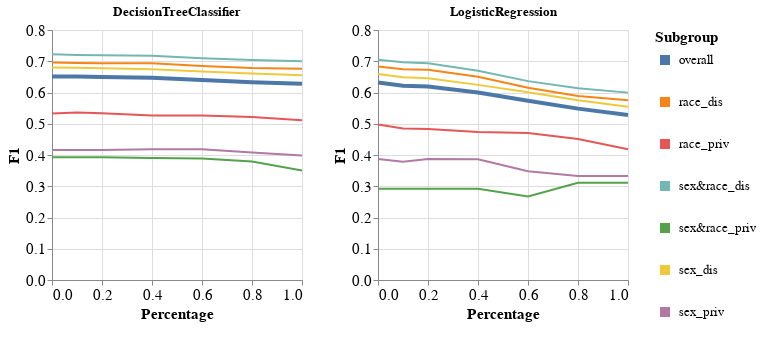

The notebook cell this image was saved under:
### Code cell
visualizer.create_subgroups_grid_pct_lines_per_model_plot(subgroup_metric='F1',
                                                          target_preprocessing_technique=PREPROCESSING_TECHNIQUES[0],
                                                          model_names=MODEL_NAMES)

### Figure 1 — Vega-Lite specification as saved in the notebook (floating-point values rounded to 4 significant figures)
{"config": {"view": {"continuousWidth": 400, "continuousHeight": 300}, "axis": {"labelFontSize": 15, "titleFontSize": 15}, "legend": {"labelFontSize": 13, "symbolStrokeWidth": 10, "titleFontSize": 15}}, "vconcat": [{"hconcat": [{"mark": "line", "encoding": {"color": {"field": "Subgroup", "type": "nominal"}, "strokeWidth": {"condition": {"value": 4, "test": "datum.Subgroup == 'overall'"}, "value": 2}, "x": {"field": "Percentage", "type": "quantitative"}, "y": {"field": "Metric_Value", "title": "F1", "type": "quantitative"}}, "height": 250, "title": "DecisionTreeClassifier", "width": 250}, {"data": {"name": "data-b6bdb4060bf019edb6122f4305cfdb78"}, "mark": "line", "encoding": {"color": {"field": "Subgroup", "type": "nominal"}, "strokeWidth": {"condition": {"value": 4, "test": "datum.Subgroup == 'overall'"}, "value": 2}, "x": {"field": "Percentage", "type": "quantitative"}, "y": {"field": "Metric_Value", "title": "F1", "type": "quantitative"}}, "height": 250, "title": "LogisticRegression", "width": 250}]}], "data": {"name": "data-ff07769cd61107845af93c17d35bd5b2"}, "$schema": "https://vega.github.io/schema/vega-lite/v4.17.0.json", "datasets": {"data-ff07769cd61107845af93c17d35bd5b2": [{"Model_Name": "DecisionTreeClassifier", "Test_Set_Index": 0.0, "Metric": "F1", "Subgroup": "overall", "Num_Estimators": 50.0, "Metric_Value": 0.6513, "Percentage": 0.0}, {"Model_Name": "DecisionTreeClassifier", "Test_Set_Index": 0.0, "Metric": "F1", "Subgroup": "race_dis", "Num_Estimators": 50.0, "Metric_Value": 0.6963, "Percentage": 0.0}, {"Model_Name": "DecisionTreeClassifier", "Test_Set_Index": 0.0, "Metric": "F1", "Subgroup": "race_priv", "Num_Estimators": 50.0, "Metric_Value": 0.5332, "Percentage": 0.0}, {"Model_Name": "DecisionTreeClassifier", "Test_Set_Index": 0.0, "Metric": "F1", "Subgroup": "sex&race_dis", "Num_Estimators": 50.0, "Metric_Value": 0.7224, "Percentage": 0.0}, {"Model_Name": "DecisionTreeClassifier", "Test_Set_Index": 0.0, "Metric": "F1", "Subgroup": "sex&race_priv", "Num_Estimators": 50.0, "Metric_Value": 0.3926, "Percentage": 0.0}, {"Model_Name": "DecisionTreeClassifier", "Test_Set_Index": 0.0, "Metric": "F1", "Subgroup": "sex_dis", "Num_Estimators": 50.0, "Metric_Value": 0.6799, "Percentage": 0.0}, {"Model_Name": "DecisionTreeClassifier", "Test_Set_Index": 0.0, "Metric": "F1", "Subgroup": "sex_priv", "Num_Estimators": 50.0, "Metric_Value": 0.416, "Percentage": 0.0}, {"Model_Name": "DecisionTreeClassifier", "Test_Set_Index": 1.0, "Metric": "F1", "Subgroup": "overall", "Num_Estimators": 50.0, "Metric_Value": 0.6508, "Percentage": 0.1}, {"Model_Name": "DecisionTreeClassifier", "Test_Set_Index": 1.0, "Metric": "F1", "Subgroup": "race_dis", "Num_Estimators": 50.0, "Metric_Value": 0.6946, "Percentage": 0.1}, {"Model_Name": "DecisionTreeClassifier", "Test_Set_Index": 1.0, "Metric": "F1", "Subgroup": "race_priv", "Num_Estimators": 50.0, "Metric_Value": 0.5363, "Percentage": 0.1}, {"Model_Name": "DecisionTreeClassifier", "Test_Set_Index": 1.0, "Metric": "F1", "Subgroup": "sex&race_dis", "Num_Estimators": 50.0, "Metric_Value": 0.7203, "Percentage": 0.1}, {"Model_Name": "DecisionTreeClassifier", "Test_Set_Index": 1.0, "Metric": "F1", "Subgroup": "sex&race_priv", "Num_Estimators": 50.0, "Metric_Value": 0.3926, "Percentage": 0.1}, {"Model_Name": "DecisionTreeClassifier", "Test_Set_Index": 1.0, "Metric": "F1", "Subgroup": "sex_dis", "Num_Estimators": 50.0, "Metric_Value": 0.6793, "Percentage": 0.1}, {"Model_Name": "DecisionTreeClassifier", "Test_Set_Index": 1.0, "Metric": "F1", "Subgroup": "sex_priv", "Num_Estimators": 50.0, "Metric_Value": 0.416, "Percentage": 0.1}, {"Model_Name": "DecisionTreeClassifier", "Test_Set_Index": 2.0, "Metric": "F1", "Subgroup": "overall", "Num_Estimators": 50.0, "Metric_Value": 0.6494, "Percentage": 0.2}, {"Model_Name": "DecisionTreeClassifier", "Test_Set_Index": 2.0, "Metric": "F1", "Subgroup": "race_dis", "Num_Estimators": 50.0, "Metric_Value": 0.6937, "Percentage": 0.2}, {"Model_Name": "DecisionTreeClassifier", "Test_Set_Index": 2.0, "Metric": "F1", "Subgroup": "race_priv", "Num_Estimators": 50.0, "Metric_Value": 0.5336, "Percentage": 0.2}, {"Model_Name": "DecisionTreeClassifier", "Test_Set_Index": 2.0, "Metric": "F1", "Subgroup": "sex&race_dis", "Num_Estimators": 50.0, "Metric_Value": 0.7193, "Percentage": 0.2}, {"Model_Name": "DecisionTreeClassifier", "Test_Set_Index": 2.0, "Metric": "F1", "Subgroup": "sex&race_priv", "Num_Estimators": 50.0, "Metric_Value": 0.3926, "Percentage": 0.2}, {"Model_Name": "DecisionTreeClassifier", "Test_Set_Index": 2.0, "Metric": "F1", "Subgroup": "sex_dis", "Num_Estimators": 50.0, "Metric_Value": 0.6776, "Percentage": 0.2}, {"Model_Name": "DecisionTreeClassifier", "Test_Set_Index": 2.0, "Metric": "F1", "Subgroup": "sex_priv", "Num_Estimators": 50.0, "Metric_Value": 0.416, "Percentage": 0.2}, {"Model_Name": "DecisionTreeClassifier", "Test_Set_Index": 3.0, "Metric": "F1", "Subgroup": "overall", "Num_Estimators": 50.0, "Metric_Value": 0.6471, "Percentage": 0.4}, {"Model_Name": "DecisionTreeClassifier", "Test_Set_Index": 3.0, "Metric": "F1", "Subgroup": "race_dis", "Num_Estimators": 50.0, "Metric_Value": 0.6937, "Percentage": 0.4}, {"Model_Name": "DecisionTreeClassifier", "Test_Set_Index": 3.0, "Metric": "F1", "Subgroup": "race_priv", "Num_Estimators": 50.0, "Metric_Value": 0.5263, "Percentage": 0.4}, {"Model_Name": "DecisionTreeClassifier", "Test_Set_Index": 3.0, "Metric": "F1", "Subgroup": "sex&race_dis", "Num_Estimators": 50.0, "Metric_Value": 0.7179, "Percentage": 0.4}, {"Model_Name": "DecisionTreeClassifier", "Test_Set_Index": 3.0, "Metric": "F1", "Subgroup": "sex&race_priv", "Num_Estimators": 50.0, "Metric_Value": 0.3902, "Percentage": 0.4}, {"Model_Name": "DecisionTreeClassifier", "Test_Set_Index": 3.0, "Metric": "F1", "Subgroup": "sex_dis", "Num_Estimators": 50.0, "Metric_Value": 0.674, "Percentage": 0.4}, {"Model_Name": "DecisionTreeClassifier", "Test_Set_Index": 3.0, "Metric": "F1", "Subgroup": "sex_priv", "Num_Estimators": 50.0, "Metric_Value": 0.418, "Percentage": 0.4}, {"Model_Name": "DecisionTreeClassifier", "Test_Set_Index": 4.0, "Metric": "F1", "Subgroup": "overall", "Num_Estimators": 50.0, "Metric_Value": 0.64, "Percentage": 0.6}, {"Model_Name": "DecisionTreeClassifier", "Test_Set_Index": 4.0, "Metric": "F1", "Subgroup": "race_dis", "Num_Estimators": 50.0, "Metric_Value": 0.6847, "Percentage": 0.6}, {"Model_Name": "DecisionTreeClassifier", "Test_Set_Index": 4.0, "Metric": "F1", "Subgroup": "race_priv", "Num_Estimators": 50.0, "Metric_Value": 0.5265, "Percentage": 0.6}, {"Model_Name": "DecisionTreeClassifier", "Test_Set_Index": 4.0, "Metric": "F1", "Subgroup": "sex&race_dis", "Num_Estimators": 50.0, "Metric_Value": 0.7093, "Percentage": 0.6}, {"Model_Name": "DecisionTreeClassifier", "Test_Set_Index": 4.0, "Metric": "F1", "Subgroup": "sex&race_priv", "Num_Estimators": 50.0, "Metric_Value": 0.389, "Percentage": 0.6}, {"Model_Name": "DecisionTreeClassifier", "Test_Set_Index": 4.0, "Metric": "F1", "Subgroup": "sex_dis", "Num_Estimators": 50.0, "Metric_Value": 0.6672, "Percentage": 0.6}, {"Model_Name": "DecisionTreeClassifier", "Test_Set_Index": 4.0, "Metric": "F1", "Subgroup": "sex_priv", "Num_Estimators": 50.0, "Metric_Value": 0.4187, "Percentage": 0.6}, {"Model_Name": "DecisionTreeClassifier", "Test_Set_Index": 5.0, "Metric": "F1", "Subgroup": "overall", "Num_Estimators": 50.0, "Metric_Value": 0.6332, "Percentage": 0.8}, {"Model_Name": "DecisionTreeClassifier", "Test_Set_Index": 5.0, "Metric": "F1", "Subgroup": "race_dis", "Num_Estimators": 50.0, "Metric_Value": 0.6784, "Percentage": 0.8}, {"Model_Name": "DecisionTreeClassifier", "Test_Set_Index": 5.0, "Metric": "F1", "Subgroup": "race_priv", "Num_Estimators": 50.0, "Metric_Value": 0.522, "Percentage": 0.8}, {"Model_Name": "DecisionTreeClassifier", "Test_Set_Index": 5.0, "Metric": "F1", "Subgroup": "sex&race_dis", "Num_Estimators": 50.0, "Metric_Value": 0.7041, "Percentage": 0.8}, {"Model_Name": "DecisionTreeClassifier", "Test_Set_Index": 5.0, "Metric": "F1", "Subgroup": "sex&race_priv", "Num_Estimators": 50.0, "Metric_Value": 0.3793, "Percentage": 0.8}, {"Model_Name": "DecisionTreeClassifier", "Test_Set_Index": 5.0, "Metric": "F1", "Subgroup": "sex_dis", "Num_Estimators": 50.0, "Metric_Value": 0.661, "Percentage": 0.8}, {"Model_Name": "DecisionTreeClassifier", "Test_Set_Index": 5.0, "Metric": "F1", "Subgroup": "sex_priv", "Num_Estimators": 50.0, "Metric_Value": 0.4077, "Percentage": 0.8}, {"Model_Name": "DecisionTreeClassifier", "Test_Set_Index": 6.0, "Metric": "F1", "Subgroup": "overall", "Num_Estimators": 50.0, "Metric_Value": 0.6279, "Percentage": 1.0}, {"Model_Name": "DecisionTreeClassifier", "Test_Set_Index": 6.0, "Metric": "F1", "Subgroup": "race_dis", "Num_Estimators": 50.0, "Metric_Value": 0.6756, "Percentage": 1.0}, {"Model_Name": "DecisionTreeClassifier", "Test_Set_Index": 6.0, "Metric": "F1", "Subgroup": "race_priv", "Num_Estimators": 50.0, "Metric_Value": 0.5112, "Percentage": 1.0}, {"Model_Name": "DecisionTreeClassifier", "Test_Set_Index": 6.0, "Metric": "F1", "Subgroup": "sex&race_dis", "Num_Estimators": 50.0, "Metric_Value": 0.6999, "Percentage": 1.0}, {"Model_Name": "DecisionTreeClassifier", "Test_Set_Index": 6.0, "Metric": "F1", "Subgroup": "sex&race_priv", "Num_Estimators": 50.0, "Metric_Value": 0.3502, "Percentage": 1.0}, {"Model_Name": "DecisionTreeClassifier", "Test_Set_Index": 6.0, "Metric": "F1", "Subgroup": "sex_dis", "Num_Estimators": 50.0, "Metric_Value": 0.6555, "Percentage": 1.0}, {"Model_Name": "DecisionTreeClassifier", "Test_Set_Index": 6.0, "Metric": "F1", "Subgroup": "sex_priv", "Num_Estimators": 50.0, "Metric_Value": 0.398, "Percentage": 1.0}], "data-b6bdb4060bf019edb6122f4305cfdb78": [{"Model_Name": "LogisticRegression", "Test_Set_Index": 0.0, "Metric": "F1", "Subgroup": "overall", "Num_Estimators": 50.0, "Metric_Value": 0.632, "Percentage": 0.0}, {"Model_Name": "LogisticRegression", "Test_Set_Index": 0.0, "Metric": "F1", "Subgroup": "race_dis", "Num_Estimators": 50.0, "Metric_Value": 0.6833, "Percentage": 0.0}, {"Model_Name": "LogisticRegression", "Test_Set_Index": 0.0, "Metric": "F1", "Subgroup": "race_priv", "Num_Estimators": 50.0, "Metric_Value": 0.4974, "Percentage": 0.0}, {"Model_Name": "LogisticRegression", "Test_Set_Index": 0.0, "Metric": "F1", "Subgroup": "sex&race_dis", "Num_Estimators": 50.0, "Metric_Value": 0.7049, "Percentage": 0.0}, {"Model_Name": "LogisticRegression", "Test_Set_Index": 0.0, "Metric": "F1", "Subgroup": "sex&race_priv", "Num_Estimators": 50.0, "Metric_Value": 0.2919, "Percentage": 0.0}, {"Model_Name": "LogisticRegression", "Test_Set_Index": 0.0, "Metric": "F1", "Subgroup": "sex_dis", "Num_Estimators": 50.0, "Metric_Value": 0.6589, "Percentage": 0.0}, {"Model_Name": "LogisticRegression", "Test_Set_Index": 0.0, "Metric": "F1", "Subgroup": "sex_priv", "Num_Estimators": 50.0, "Metric_Value": 0.3873, "Percentage": 0.0}, {"Model_Name": "LogisticRegression", "Test_Set_Index": 1.0, "Metric": "F1", "Subgroup": "overall", "Num_Estimators": 50.0, "Metric_Value": 0.6215, "Percentage": 0.1}, {"Model_Name": "LogisticRegression", "Test_Set_Index": 1.0, "Metric": "F1", "Subgroup": "race_dis", "Num_Estimators": 50.0, "Metric_Value": 0.6741, "Percentage": 0.1}, {"Model_Name": "LogisticRegression", "Test_Set_Index": 1.0, "Metric": "F1", "Subgroup": "race_priv", "Num_Estimators": 50.0, "Metric_Value": 0.4851, "Percentage": 0.1}, {"Model_Name": "LogisticRegression", "Test_Set_Index": 1.0, "Metric": "F1", "Subgroup": "sex&race_dis", "Num_Estimators": 50.0, "Metric_Value": 0.6965, "Percentage": 0.1}, {"Model_Name": "LogisticRegression", "Test_Set_Index": 1.0, "Metric": "F1", "Subgroup": "sex&race_priv", "Num_Estimators": 50.0, "Metric_Value": 0.2919, "Percentage": 0.1}, {"Model_Name": "LogisticRegression", "Test_Set_Index": 1.0, "Metric": "F1", "Subgroup": "sex_dis", "Num_Estimators": 50.0, "Metric_Value": 0.6486, "Percentage": 0.1}, {"Model_Name": "LogisticRegression", "Test_Set_Index": 1.0, "Metric": "F1", "Subgroup": "sex_priv", "Num_Estimators": 50.0, "Metric_Value": 0.3788, "Percentage": 0.1}, {"Model_Name": "LogisticRegression", "Test_Set_Index": 2.0, "Metric": "F1", "Subgroup": "overall", "Num_Estimators": 50.0, "Metric_Value": 0.6195, "Percentage": 0.2}, {"Model_Name": "LogisticRegression", "Test_Set_Index": 2.0, "Metric": "F1", "Subgroup": "race_dis", "Num_Estimators": 50.0, "Metric_Value": 0.6725, "Percentage": 0.2}, {"Model_Name": "LogisticRegression", "Test_Set_Index": 2.0, "Metric": "F1", "Subgroup": "race_priv", "Num_Estimators": 50.0, "Metric_Value": 0.4833, "Percentage": 0.2}, {"Model_Name": "LogisticRegression", "Test_Set_Index": 2.0, "Metric": "F1", "Subgroup": "sex&race_dis", "Num_Estimators": 50.0, "Metric_Value": 0.6934, "Percentage": 0.2}, {"Model_Name": "LogisticRegression", "Test_Set_Index": 2.0, "Metric": "F1", "Subgroup": "sex&race_priv", "Num_Estimators": 50.0, "Metric_Value": 0.2919, "Percentage": 0.2}, {"Model_Name": "LogisticRegression", "Test_Set_Index": 2.0, "Metric": "F1", "Subgroup": "sex_dis", "Num_Estimators": 50.0, "Metric_Value": 0.6454, "Percentage": 0.2}, {"Model_Name": "LogisticRegression", "Test_Set_Index": 2.0, "Metric": "F1", "Subgroup": "sex_priv", "Num_Estimators": 50.0, "Metric_Value": 0.3873, "Percentage": 0.2}, {"Model_Name": "LogisticRegression", "Test_Set_Index": 3.0, "Metric": "F1", "Subgroup": "overall", "Num_Estimators": 50.0, "Metric_Value": 0.6003, "Percentage": 0.4}, {"Model_Name": "LogisticRegression", "Test_Set_Index": 3.0, "Metric": "F1", "Subgroup": "race_dis", "Num_Estimators": 50.0, "Metric_Value": 0.6505, "Percentage": 0.4}, {"Model_Name": "LogisticRegression", "Test_Set_Index": 3.0, "Metric": "F1", "Subgroup": "race_priv", "Num_Estimators": 50.0, "Metric_Value": 0.474, "Percentage": 0.4}, {"Model_Name": "LogisticRegression", "Test_Set_Index": 3.0, "Metric": "F1", "Subgroup": "sex&race_dis", "Num_Estimators": 50.0, "Metric_Value": 0.6696, "Percentage": 0.4}, {"Model_Name": "LogisticRegression", "Test_Set_Index": 3.0, "Metric": "F1", "Subgroup": "sex&race_priv", "Num_Estimators": 50.0, "Metric_Value": 0.2919, "Percentage": 0.4}, {"Model_Name": "LogisticRegression", "Test_Set_Index": 3.0, "Metric": "F1", "Subgroup": "sex_dis", "Num_Estimators": 50.0, "Metric_Value": 0.6244, "Percentage": 0.4}, {"Model_Name": "LogisticRegression", "Test_Set_Index": 3.0, "Metric": "F1", "Subgroup": "sex_priv", "Num_Estimators": 50.0, "Metric_Value": 0.386, "Percentage": 0.4}, {"Model_Name": "LogisticRegression", "Test_Set_Index": 4.0, "Metric": "F1", "Subgroup": "overall", "Num_Estimators": 50.0, "Metric_Value": 0.5739, "Percentage": 0.6}, {"Model_Name": "LogisticRegression", "Test_Set_Index": 4.0, "Metric": "F1", "Subgroup": "race_dis", "Num_Estimators": 50.0, "Metric_Value": 0.6152, "Percentage": 0.6}, {"Model_Name": "LogisticRegression", "Test_Set_Index": 4.0, "Metric": "F1", "Subgroup": "race_priv", "Num_Estimators": 50.0, "Metric_Value": 0.4706, "Percentage": 0.6}, {"Model_Name": "LogisticRegression", "Test_Set_Index": 4.0, "Metric": "F1", "Subgroup": "sex&race_dis", "Num_Estimators": 50.0, "Metric_Value": 0.6364, "Percentage": 0.6}, {"Model_Name": "LogisticRegression", "Test_Set_Index": 4.0, "Metric": "F1", "Subgroup": "sex&race_priv", "Num_Estimators": 50.0, "Metric_Value": 0.2672, "Percentage": 0.6}, {"Model_Name": "LogisticRegression", "Test_Set_Index": 4.0, "Metric": "F1", "Subgroup": "sex_dis", "Num_Estimators": 50.0, "Metric_Value": 0.6007, "Percentage": 0.6}, {"Model_Name": "LogisticRegression", "Test_Set_Index": 4.0, "Metric": "F1", "Subgroup": "sex_priv", "Num_Estimators": 50.0, "Metric_Value": 0.3481, "Percentage": 0.6}, {"Model_Name": "LogisticRegression", "Test_Set_Index": 5.0, "Metric": "F1", "Subgroup": "overall", "Num_Estimators": 50.0, "Metric_Value": 0.5484, "Percentage": 0.8}, {"Model_Name": "LogisticRegression", "Test_Set_Index": 5.0, "Metric": "F1", "Subgroup": "race_dis", "Num_Estimators": 50.0, "Metric_Value": 0.5889, "Percentage": 0.8}, {"Model_Name": "LogisticRegression", "Test_Set_Index": 5.0, "Metric": "F1", "Subgroup": "race_priv", "Num_Estimators": 50.0, "Metric_Value": 0.4514, "Percentage": 0.8}, {"Model_Name": "LogisticRegression", "Test_Set_Index": 5.0, "Metric": "F1", "Subgroup": "sex&race_dis", "Num_Estimators": 50.0, "Metric_Value": 0.6135, "Percentage": 0.8}, {"Model_Name": "LogisticRegression", "Test_Set_Index": 5.0, "Metric": "F1", "Subgroup": "sex&race_priv", "Num_Estimators": 50.0, "Metric_Value": 0.3111, "Percentage": 0.8}, {"Model_Name": "LogisticRegression", "Test_Set_Index": 5.0, "Metric": "F1", "Subgroup": "sex_dis", "Num_Estimators": 50.0, "Metric_Value": 0.5755, "Percentage": 0.8}, {"Model_Name": "LogisticRegression", "Test_Set_Index": 5.0, "Metric": "F1", "Subgroup": "sex_priv", "Num_Estimators": 50.0, "Metric_Value": 0.3331, "Percentage": 0.8}, {"Model_Name": "LogisticRegression", "Test_Set_Index": 6.0, "Metric": "F1", "Subgroup": "overall", "Num_Estimators": 50.0, "Metric_Value": 0.5283, "Percentage": 1.0}, {"Model_Name": "LogisticRegression", "Test_Set_Index": 6.0, "Metric": "F1", "Subgroup": "race_dis", "Num_Estimators": 50.0, "Metric_Value": 0.5752, "Percentage": 1.0}, {"Model_Name": "LogisticRegression", "Test_Set_Index": 6.0, "Metric": "F1", "Subgroup": "race_priv", "Num_Estimators": 50.0, "Metric_Value": 0.4186, "Percentage": 1.0}, {"Model_Name": "LogisticRegression", "Test_Set_Index": 6.0, "Metric": "F1", "Subgroup": "sex&race_dis", "Num_Estimators": 50.0, "Metric_Value": 0.5996, "Percentage": 1.0}, {"Model_Name": "LogisticRegression", "Test_Set_Index": 6.0, "Metric": "F1", "Subgroup": "sex&race_priv", "Num_Estimators": 50.0, "Metric_Value": 0.3111, "Percentage": 1.0}, {"Model_Name": "LogisticRegression", "Test_Set_Index": 6.0, "Metric": "F1", "Subgroup": "sex_dis", "Num_Estimators": 50.0, "Metric_Value": 0.5541, "Percentage": 1.0}, {"Model_Name": "LogisticRegression", "Test_Set_Index": 6.0, "Metric": "F1", "Subgroup": "sex_priv", "Num_Estimators": 50.0, "Metric_Value": 0.3331, "Percentage": 1.0}]}}
